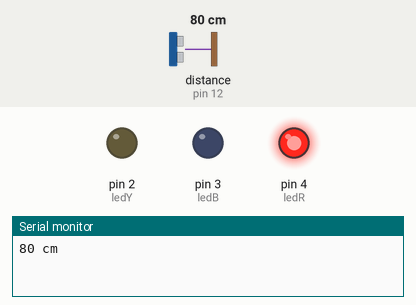
Recording of a sketch running on a simulated Arduino Uno, built with avr-gcc and run on an emulated ATmega328P. Shown: output pins drawn as LEDs (lit = HIGH), the last lines printed to the serial monitor. Wiring (inferred from the names in the program): ultrasonic range finder: trigger pin 13; echo pin 12. The test bench sets the inputs (shaded band); at power-on: distance to the obstacle (sensor on pin 12) 80 cm. The echo pulse lasts 58.3 µs per cm; pins used as bus, display or sensor lines are not drawn.

Above: at 1.2 s.
1.3 s: distance to the obstacle (sensor on pin 12) set to 66 cm
2.8 s: distance to the obstacle (sensor on pin 12) set to 56 cm
At 3.6 s:
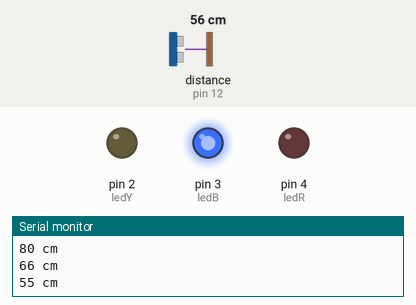
4.4 s: distance to the obstacle (sensor on pin 12) set to 35 cm
5.9 s: distance to the obstacle (sensor on pin 12) set to 29 cm
At 7.0 s:
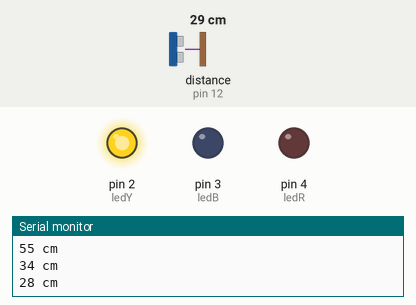
7.5 s: distance to the obstacle (sensor on pin 12) set to 60 cm
At 8.4 s:
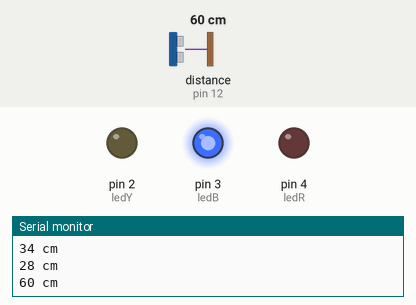
9.1 s: distance to the obstacle (sensor on pin 12) set to 4 cm
At 10.4 s:
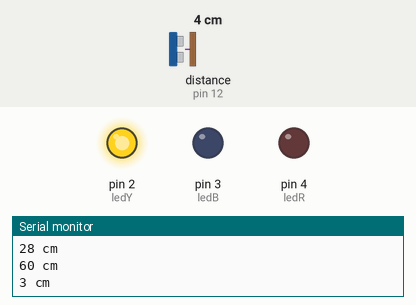
Timing chart, 0 to 11.7 s (numbered marks = the images above; inputs shaded):
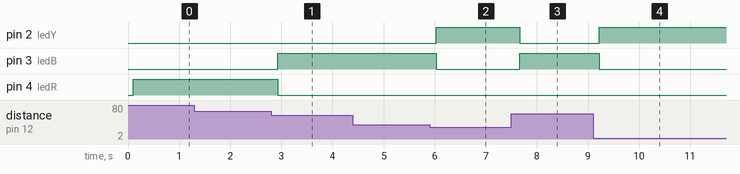

Measured:
- the behaviour switches between 61 and 60 cm on distance to the obstacle (sensor on pin 12) (found by bisection; images 0 and 1)
- the behaviour switches between 32 and 31 cm on distance to the obstacle (sensor on pin 12) (found by bisection; images 1 and 2)
- after the input at 2.8 s, pin 3 (ledB): LOW → HIGH after 0.13 s; pin 4 (ledR): HIGH → LOW after 0.13 s
- after the input at 5.9 s, pin 2 (ledY): LOW → HIGH after 0.13 s; pin 3 (ledB): HIGH → LOW after 0.13 s
- after the input at 7.5 s, pin 2 (ledY): HIGH → LOW after 0.16 s; pin 3 (ledB): LOW → HIGH after 0.16 s
- after the input at 9.1 s, pin 2 (ledY): LOW → HIGH after 0.12 s; pin 3 (ledB): HIGH → LOW after 0.12 s

The sketch:

AR08_ultrasonic.ino.ino
```cpp
/*
 예제 6.7
 초음파 거리센서를 이용한 거리 측정
*/

// 트리거 핀과 에코 핀 번호를 설정한다.
const char trigPin = 13;
const char echoPin = 12;
int ledY = 2;
int ledB = 3;
int ledR = 4;

// 펄스 폭과 거리 변수 설정
int pulseWidth;
int distance;
int distanceOld;

void setup() {
  // 시리얼 통신 설정
  Serial.begin (9600);
  // 트리거 핀은 출력으로, 에코핀은 입력으로 설정
  pinMode(trigPin, OUTPUT);
  pinMode(echoPin, INPUT);
  // 트리거 핀의 초기값을 LOW로 한다
  digitalWrite(trigPin, LOW);
  pinMode(ledY,OUTPUT);
  pinMode(ledB,OUTPUT);
  pinMode(ledR,OUTPUT);
}

void loop(){
  // 10us의 트리거 신호를 HC-SR04로 내보낸다.
  digitalWrite(trigPin, HIGH);
  delayMicroseconds(10);
  digitalWrite(trigPin, LOW);
  // Echo 펄스 폭을 측정하여 pulseWidth 변수에 저장한다.
  pulseWidth = pulseIn(echoPin, HIGH);
  // 거리를 계산한다.
  distance = pulseWidth / 58 ;

  // 감지거리인 2~200cm 범위의 거리값만 사용한다.
  if(distance <= 200 || distance >= 2){
    // 이전의 거리값과 비교하여 변화가 있을 경우에만
    // 시리얼 통신으로 전송한다.
    if(distance != distanceOld){
      Serial.print(distance);
      Serial.println(" cm");
    };
  };
  distanceOld = distance;
  delay(100);
  if(distance <= 30 && distance >= 2){
    digitalWrite(ledY, HIGH);
    digitalWrite(ledB, LOW);
    digitalWrite(ledR, LOW);
  } else if (distance <= 60 && distance > 30){
    digitalWrite(ledY, LOW);
    digitalWrite(ledB, HIGH);
    digitalWrite(ledR, LOW);
  } else if (distance <= 200 && distance > 60){
    digitalWrite(ledY, LOW);
    digitalWrite(ledB, LOW);
    digitalWrite(ledR, HIGH);
  }
}
```
